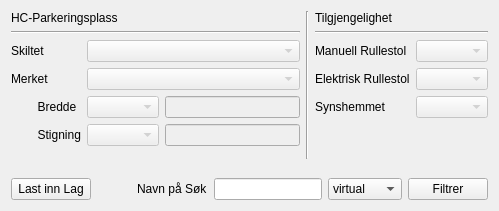
               <widget class="QWidget" name="tab_10">
                <attribute name="title">
                 <string>HC-Parkeringsplass</string>
                </attribute>
                <layout class="QVBoxLayout" name="verticalLayout_44">
                 <item>
                  <layout class="QVBoxLayout" name="verticalLayout_43">
                   <item>
                    <layout class="QHBoxLayout" name="horizontalLayout_69">
                     <item>
                      <layout class="QVBoxLayout" name="verticalLayout_41">
                       <item>
                        <widget class="QLabel" name="label_89">
                         <property name="text">
                          <string>HC-Parkeringsplass</string>
                         </property>
                        </widget>
                       </item>
                       <item>
                        <widget class="Line" name="line_23">
                         <property name="orientation">
                          <enum>Qt::Horizontal</enum>
                         </property>
                        </widget>
                       </item>
                       <item>
                        <layout class="QFormLayout" name="formLayout_16">
                         <property name="fieldGrowthPolicy">
                          <enum>QFormLayout::AllNonFixedFieldsGrow</enum>
                         </property>
                         <item row="0" column="0">
                          <widget class="QLabel" name="label_90">
                           <property name="text">
                            <string>Skiltet</string>
                           </property>
                          </widget>
                         </item>
                         <item row="0" column="1">
                          <widget class="QComboBox" name="comboBox_25">
                           <property name="enabled">
                            <bool>false</bool>
                           </property>
                           <item>
                            <property name="text">
                             <string/>
                            </property>
                           </item>
                           <item>
                            <property name="text">
                             <string>Ja</string>
                            </property>
                           </item>
                           <item>
                            <property name="text">
                             <string>Nei</string>
                            </property>
                           </item>
                          </widget>
                         </item>
                         <item row="1" column="0">
                          <widget class="QLabel" name="label_91">
                           <property name="text">
                            <string>Merket</string>
                           </property>
                          </widget>
                         </item>
                         <item row="1" column="1">
                          <widget class="QComboBox" name="comboBox_26">
                           <property name="enabled">
                            <bool>false</bool>
                           </property>
                           <item>
                            <property name="text">
                             <string/>
                            </property>
                           </item>
                           <item>
                            <property name="text">
                             <string>Ja</string>
                            </property>
                           </item>
                           <item>
                            <property name="text">
                             <string>Nei</string>
                            </property>
                           </item>
                          </widget>
                         </item>
                         <item row="2" column="0">
                          <widget class="QLabel" name="label_93">
                           <property name="text">
                            <string>        Bredde</string>
                           </property>
                          </widget>
                         </item>
                         <item row="2" column="1">
                          <layout class="QHBoxLayout" name="horizontalLayout_66">
                           <item>
                            <widget class="QComboBox" name="comboBox_28">
                             <property name="enabled">
                              <bool>false</bool>
                             </property>
                            </widget>
                           </item>
                           <item>
                            <widget class="QLineEdit" name="lineEdit_8">
                             <property name="enabled">
                              <bool>false</bool>
                             </property>
                            </widget>
                           </item>
                          </layout>
                         </item>
                         <item row="3" column="0">
                          <widget class="QLabel" name="label_94">
                           <property name="text">
                            <string>        Stigning</string>
                           </property>
                          </widget>
                         </item>
                         <item row="3" column="1">
                          <layout class="QHBoxLayout" name="horizontalLayout_67">
                           <item>
                            <widget class="QComboBox" name="comboBox_29">
                             <property name="enabled">
                              <bool>false</bool>
                             </property>
                            </widget>
                           </item>
                           <item>
                            <widget class="QLineEdit" name="lineEdit_9">
                             <property name="enabled">
                              <bool>false</bool>
                             </property>
                            </widget>
                           </item>
                          </layout>
                         </item>
                        </layout>
                       </item>
                       <item>
                        <spacer name="verticalSpacer_22">
                         <property name="orientation">
                          <enum>Qt::Vertical</enum>
                         </property>
                         <property name="sizeHint" stdset="0">
                          <size>
                           <width>17</width>
                           <height>13</height>
                          </size>
                         </property>
                        </spacer>
                       </item>
                      </layout>
                     </item>
                     <item>
                      <widget class="Line" name="line_26">
                       <property name="orientation">
                        <enum>Qt::Vertical</enum>
                       </property>
                      </widget>
                     </item>
                     <item>
                      <layout class="QVBoxLayout" name="verticalLayout_42">
                       <item>
                        <widget class="QLabel" name="label_102">
                         <property name="text">
                          <string>Tilgjengelighet</string>
                         </property>
                        </widget>
                       </item>
                       <item>
                        <widget class="Line" name="line_25">
                         <property name="orientation">
                          <enum>Qt::Horizontal</enum>
                         </property>
                        </widget>
                       </item>
                       <item>
                        <layout class="QFormLayout" name="formLayout_17">
                         <item row="0" column="0">
                          <widget class="QLabel" name="label_103">
                           <property name="text">
                            <string>Manuell Rullestol</string>
                           </property>
                          </widget>
                         </item>
                         <item row="0" column="1">
                          <widget class="QComboBox" name="comboBox_manuell_rullestol_5">
                           <property name="enabled">
                            <bool>false</bool>
                           </property>
                          </widget>
                         </item>
                         <item row="1" column="0">
                          <widget class="QLabel" name="label_104">
                           <property name="text">
                            <string>Elektrisk Rullestol</string>
                           </property>
                          </widget>
                         </item>
                         <item row="1" column="1">
                          <widget class="QComboBox" name="comboBox_el_rullestol_4">
                           <property name="enabled">
                            <bool>false</bool>
                           </property>
                          </widget>
                         </item>
                         <item row="2" column="0">
                          <widget class="QLabel" name="label_105">
                           <property name="text">
                            <string>Synshemmet</string>
                           </property>
                          </widget>
                         </item>
                         <item row="2" column="1">
                          <widget class="QComboBox" name="comboBox_syn_5">
                           <property name="enabled">
                            <bool>false</bool>
                           </property>
                          </widget>
                         </item>
                        </layout>
                       </item>
                       <item>
                        <spacer name="verticalSpacer_23">
                         <property name="orientation">
                          <enum>Qt::Vertical</enum>
                         </property>
                         <property name="sizeHint" stdset="0">
                          <size>
                           <width>20</width>
                           <height>40</height>
                          </size>
                         </property>
                        </spacer>
                       </item>
                      </layout>
                     </item>
                    </layout>
                   </item>
                   <item>
                    <spacer name="verticalSpacer_24">
                     <property name="orientation">
                      <enum>Qt::Vertical</enum>
                     </property>
                     <property name="sizeHint" stdset="0">
                      <size>
                       <width>17</width>
                       <height>13</height>
                      </size>
                     </property>
                    </spacer>
                   </item>
                   <item>
                    <layout class="QHBoxLayout" name="horizontalLayout_70">
                     <item>
                      <widget class="QPushButton" name="pushButton_LastInngang_7">
                       <property name="text">
                        <string>Last inn Lag</string>
                       </property>
                      </widget>
                     </item>
                     <item>
                      <spacer name="horizontalSpacer_12">
                       <property name="orientation">
                        <enum>Qt::Horizontal</enum>
                       </property>
                       <property name="sizeHint" stdset="0">
                        <size>
                         <width>40</width>
                         <height>20</height>
                        </size>
                       </property>
                      </spacer>
                     </item>
                     <item>
                      <layout class="QHBoxLayout" name="horizontalLayout_71">
                       <item>
                        <widget class="QLabel" name="label_106">
                         <property name="text">
                          <string>Navn på Søk</string>
                         </property>
                        </widget>
                       </item>
                       <item>
                        <widget class="QLineEdit" name="lineEdit_navn_paa_sok_inngang_6"/>
                       </item>
                       <item>
                        <widget class="QComboBox" name="comboBox_sok_metode_6">
                         <item>
                          <property name="text">
                           <string>virtual</string>
                          </property>
                         </item>
                         <item>
                          <property name="text">
                           <string>memory</string>
                          </property>
                         </item>
                        </widget>
                       </item>
                       <item>
                        <widget class="QPushButton" name="pushButton_filtrerInngang_6">
                         <property name="text">
                          <string>Filtrer</string>
                         </property>
                        </widget>
                       </item>
                      </layout>
                     </item>
                    </layout>
                   </item>
                  </layout>
                 </item>
                </layout>
               </widget>
